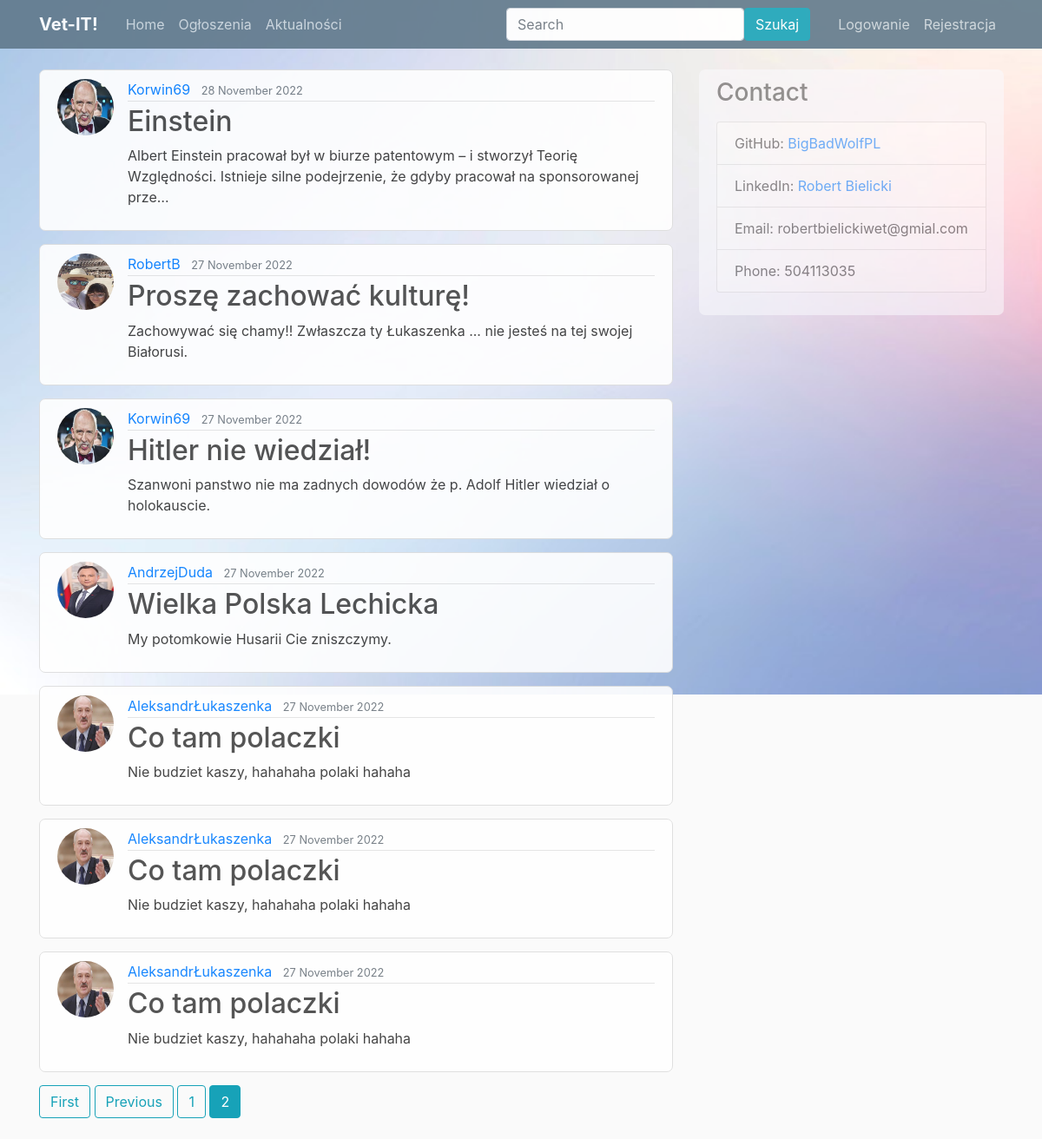
Screenshot of /?page=2 with the database file from the repository.
### blog/models.py (models this page shows, shortened)
class Post(models.Model):
    title = models.CharField(max_length=100)
    content = models.TextField()
    date_posted = models.DateTimeField(default=timezone.now)
    author = models.ForeignKey(User, on_delete=models.CASCADE)

### users/models.py (models this page shows, shortened)
class Profile(models.Model):
    user = models.OneToOneField(User, on_delete=models.CASCADE)
    image = models.ImageField(default='default.jpg', upload_to='profile_pics')

### blog/views.py (the view)
# urls.py: path('', views.PostListView.as_view(), name='blog-home'),                         # views.home
class PostListView(ListView):
    model = Post                                              # <----------
    template_name = 'blog/home.html'                          # blog/post_list.html (error domyslna nazwa templatu post_list)  <app>/<model>_<viewtype>.html
    context_object_name = 'posts'                             # domyslna nazwa obiektu to'object'
    ordering = ['-date_posted']                               # - zmiana kolejności
    paginate_by = 10

### blog/templates/blog/home.html (shortened to what this page needs)
{% extends "blog/base.html" %}
{% block content %}
    {% for post in posts %}
         <article class="media content-section">
          <img class="rounded-circle article-img" src="{{ post.author.profile.image.url }}">
             <div class="media-body">
               <div class="article-metadata">
                 <a class="mr-2" href="{% url 'user-posts' post.author.username %}">{{ post.author }}</a>
                 <small class="text-muted">{{ post.date_posted|date:"d F Y" }}</small>
               </div>
               <h2><a class="article-title" href="{% url 'post-detail' post.id %}">{{ post.title }}</a></h2>
               <p class="article-content">{{ post.content|truncatechars:150 }}</p>
             </div>
           </article>
    {% endfor %}
    {% if is_paginated %}
      {% if page_obj.has_previous %}
        <a class="btn btn-outline-info mb-4" href="?page=1">First</a>
        <a class="btn btn-outline-info mb-4" href="?page= {{ page_obj.previous_page_number }}">Previous</a>
      {% endif %}
      {% for num in page_obj.paginator.page_range %}
        {% if page_obj.number == num %}
          <a class="btn btn-info mb-4" href="?{{ num }}"> {{ num }}</a>
        {% elif num > page_obj.number|add:'-3' and num < page_obj.number|add:'3' %}
          <a class="btn btn-outline-info mb-4" href="?{{ num }}"> {{ num }}</a>
        {% endif %}
      {% endfor %}
    {% endif %}
  {% endblock content %}

### blog/static/blog/main.css (style rules this page uses)
body { background: #fafafa; color: #333333; margin-top: 5rem; background-image: url("/../media/bac.jpg"); background-size: 100%; background-repeat: no-repeat; }
h1, h2, h3, h4, h5, h6 { color: #444444; }
.content-section { background: #ffffff; padding: 10px 20px; border: 1px solid #dddddd; border-radius: 7px; margin-bottom: 15px; opacity: 90%; }
.article-title { color: #444444; }
.article-content { white-space: pre-line; }
.article-img { height: 65px; width: 65px; margin-right: 16px; }
.article-metadata { padding-bottom: 1px; margin-bottom: 4px; border-bottom: 1px solid #e3e3e3 }

### rows the page displays
Post: author.profile.image (picture), author "Korwin69", date_posted "28 November 2022", title "Einstein", content "Albert Einstein pracował był w biurze patentowym – i stworzył Teorię Względności. Istnieje silne podejrzenie, że gdyby pracował na sponsorowanej prze…"
Post: author.profile.image (picture), author "RobertB", date_posted "27 November 2022", title "Proszę zachować kulturę!", content "Zachowywać się chamy!! Zwłaszcza ty Łukaszenka ... nie jesteś na tej swojej Białorusi."
Post: author.profile.image (picture), author "Korwin69", date_posted "27 November 2022", title "Hitler nie wiedział!", content "Szanwoni panstwo nie ma zadnych dowodów że p. Adolf Hitler wiedział o holokauscie."
Post: author.profile.image (picture), author "AndrzejDuda", date_posted "27 November 2022", title "Wielka Polska Lechicka", content "My potomkowie Husarii Cie zniszczymy."
Post: author.profile.image (picture), author "AleksandrŁukaszenka", date_posted "27 November 2022", title "Co tam polaczki", content "Nie budziet kaszy, hahahaha polaki hahaha"
Post: author.profile.image (picture), author "AleksandrŁukaszenka", date_posted "27 November 2022", title "Co tam polaczki", content "Nie budziet kaszy, hahahaha polaki hahaha"
Post: author.profile.image (picture), author "AleksandrŁukaszenka", date_posted "27 November 2022", title "Co tam polaczki", content "Nie budziet kaszy, hahahaha polaki hahaha"

### other values shown
{{ num }} "1"
{{ num }} "2"
